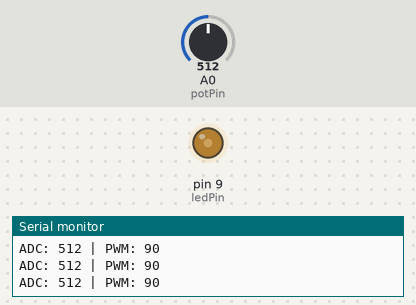
Simulated run of this sketch. Board: Arduino Uno, built with avr-gcc and run on an emulated ATmega328P. Parts: output pins drawn as LEDs (lit = HIGH), the last lines printed to the serial monitor. The inputs (shaded band) are chosen by the test bench; at power-on: A0 (potPin) = 512.

Above: at 1.2 s.
1.3 s: A0 (potPin) set to 306
At 2.1 s:
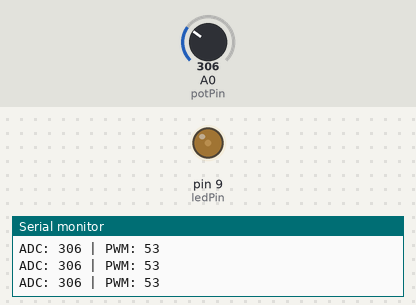
2.8 s: A0 (potPin) set to 0
At 3.9 s:
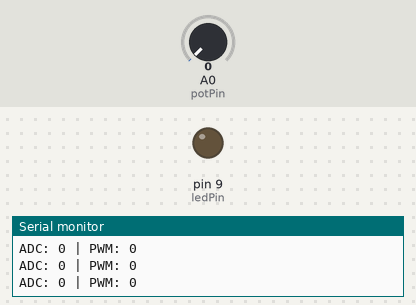
4.3 s: A0 (potPin) set to 4
5.8 s: A0 (potPin) set to 7
At 6.5 s:
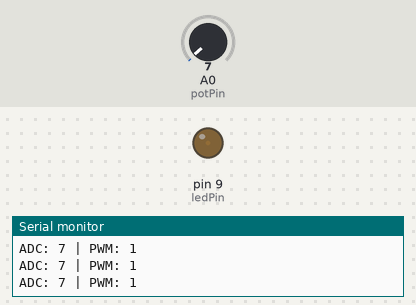
7.3 s: A0 (potPin) set to 900
At 8.2 s:
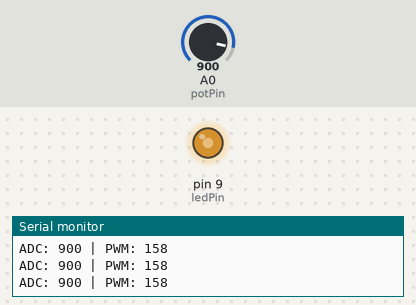
Timing chart, 0 to 9.8 s (numbered marks = the images above; inputs shaded):
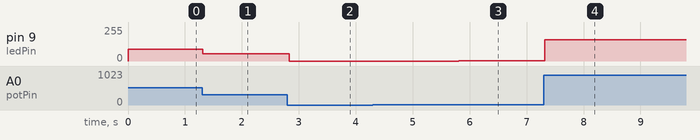

The sketch:

code_Percobaan_2_PWM.ino
```cpp
#include <Arduino.h>

// PIN SETUP
// pin yang digunakan untuk potensiometer dan LED PWM
const int potPin = A0 ;
const int ledPin = 9 ;

//VARIABEL
//Variabel untuk menyimpan hasil pembacaan dan konversi PWM
int nilaiADC = 0;
int pwm = 0;

void setup() {

  // OUTPUT SETUP
  // Atur pin LED sebagai output
  pinMode(ledPin, OUTPUT);

  //SERIAL MONITOR
  // Aktifkan komunikasi serial untuk melihat data pembacaan
  Serial.begin(115200);
}

void loop() {

  // PEMBACAAN SENSOR
  // Baca nilai analog dari potensiometer (rentang 0–1023)
  nilaiADC = analogRead(potPin);

  // PEMROSESAN DATA (SCALING)
  // Ubah nilai ADC (0–1023) menjadi nilai PWM (0–255)
  pwm = map(nilaiADC,0
           ,1023  // nilai minimum ADC
            , 0  // nilai maksimum ADC
            ,  180 // PWM minimum
            );  // PWM maksimum

  // OUTPUT PWM
  // Kirim sinyal PWM ke LED (mengatur kecerahan)
  analogWrite(ledPin,pwm );

  // MONITORING DATA
  // menampilkan data ADC dan PWM ke Serial Monitor
  Serial.print("ADC: ");
  Serial.print(nilaiADC);

  Serial.print(" | PWM: ");
  Serial.println(pwm);

  // STABILISASI SISTEM
  // Delay untuk menstabilkan pembacaan dan tampilan data
  delay(50); // isi dalam milidetik (contoh 50)
}
```

Measured:
- after the input at 1.3 s, pin 9 (ledPin): 90/255 → 53/255 at once
- after the input at 2.8 s, pin 9 (ledPin): 53/255 → 0/255 at once
- after the input at 5.8 s, pin 9 (ledPin): 0/255 → 1/255 at once
- after the input at 7.3 s, pin 9 (ledPin): 1/255 → 158/255 at once
